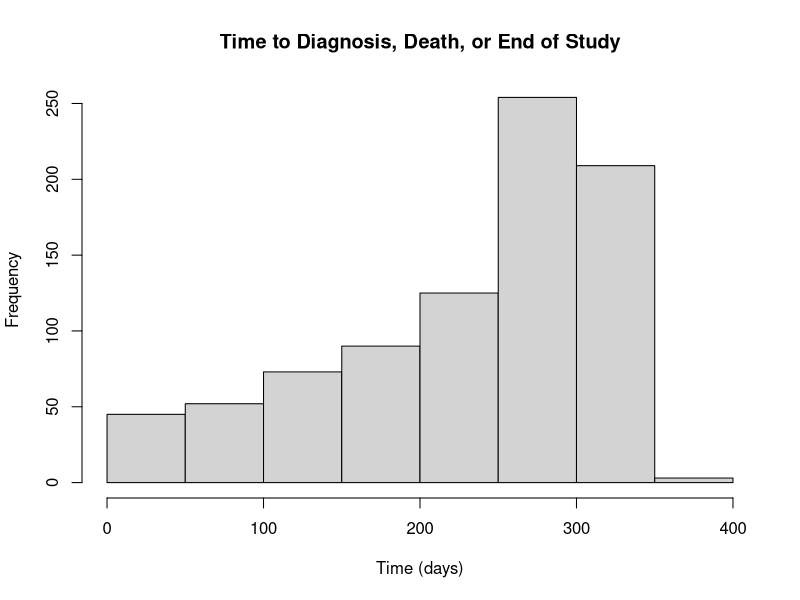
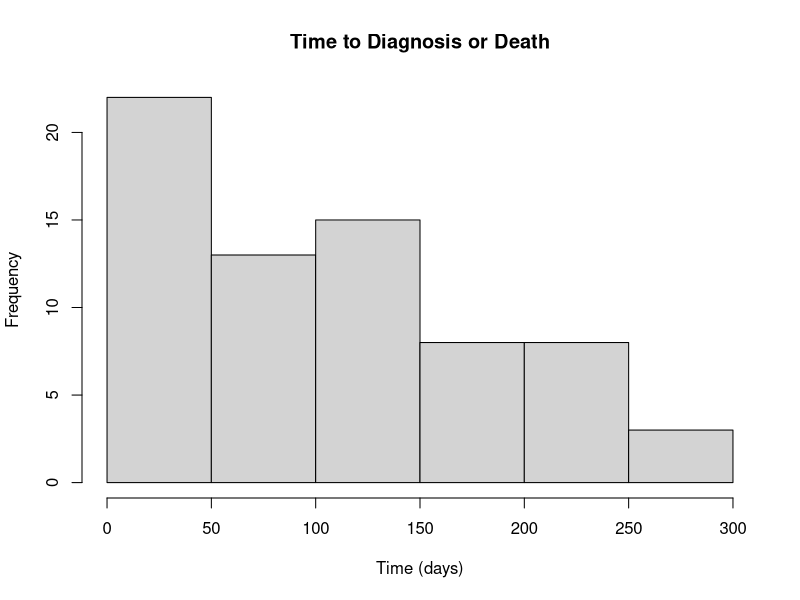
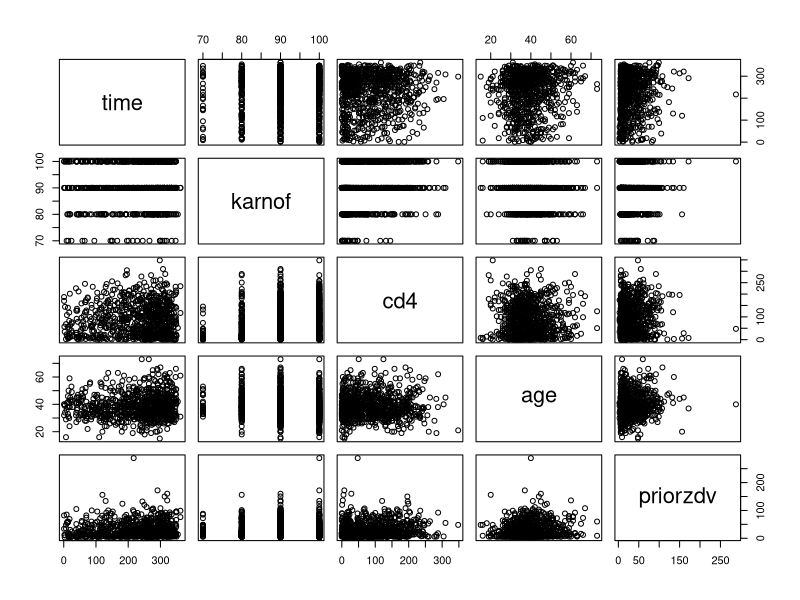

Reproduce these figures in R, in order. (Note: this script raises an error after producing the figures.)
## ---- chunk 1
knitr::opts_chunk$set(echo = TRUE)
library(tidyverse)
library(broom)
library(survival)
## ---- chunk 2
aids <- read.csv(file="AIDSdata.csv")

aids$censor[which(aids$censor==0)]
aids$censor[which(aids$censor==1)]
aids$censor_d[which(aids$censor_d==1)]
## ---- chunk 3
hist(aids$time, xlab="Time (days)", main="Time to Diagnosis, Death, or End of Study")
## ---- chunk 4
hist(aids$time[which(aids$censor==1)], xlab="Time (days)", main="Time to Diagnosis or Death")
## ---- chunk 5
pairs(~time + karnof + cd4 + age + priorzdv, data=aids)
## ---- chunk 6
aid.surv <- survfit(Surv(aids$time,  aids$censor)~1, data=aids)
survminer::ggsurvplot(aid.surv, conf.int=TRUE, censor=F) + ggtitle("Overall")
## ---- chunk 7
aids <-  mutate(aids, k = ifelse(karnof < 81, "lo", "hi"))
## ---- chunk 8
aids.surv <- survfit(Surv(aids$time,  aids$censor)~tx + k, data=aids)
survminer::ggsurvplot(aids.surv, conf.int=TRUE, censor=F) + ggtitle("Overall")
## ---- chunk 9
survdiff(Surv(aids$time, aids$censor)~txgrp + k, data=aids,  rho=0)
survdiff(Surv(aids$time, aids$censor)~txgrp + k, data=aids,  rho=1)
## ---- chunk 10

plot(survfit(Surv(aids$time, aids$censor)~1, data=aids))

sWei <- survreg(Surv(aids$time, aids$censor)~tx + k, data=aids,dist='weibull')

lines(predict(sWei, newdata=list(tx=1, k="lo"),type="quantile",p=seq(.01,.99,by=.01)),seq(.99,.01,by=-.01),col="purple")

lines(predict(sWei, newdata=list(tx=0, k="lo"),type="quantile",p=seq(.01,.99,by=.01)),seq(.99,.01,by=-.01),col="green")

lines(predict(sWei, newdata=list(tx=1, k="hi"),type="quantile",p=seq(.01,.99,by=.01)),seq(.99,.01,by=-.01),col="blue")

lines(predict(sWei, newdata=list(tx=0, k="hi"),type="quantile",p=seq(.01,.99,by=.01)),seq(.99,.01,by=-.01),col="red")
